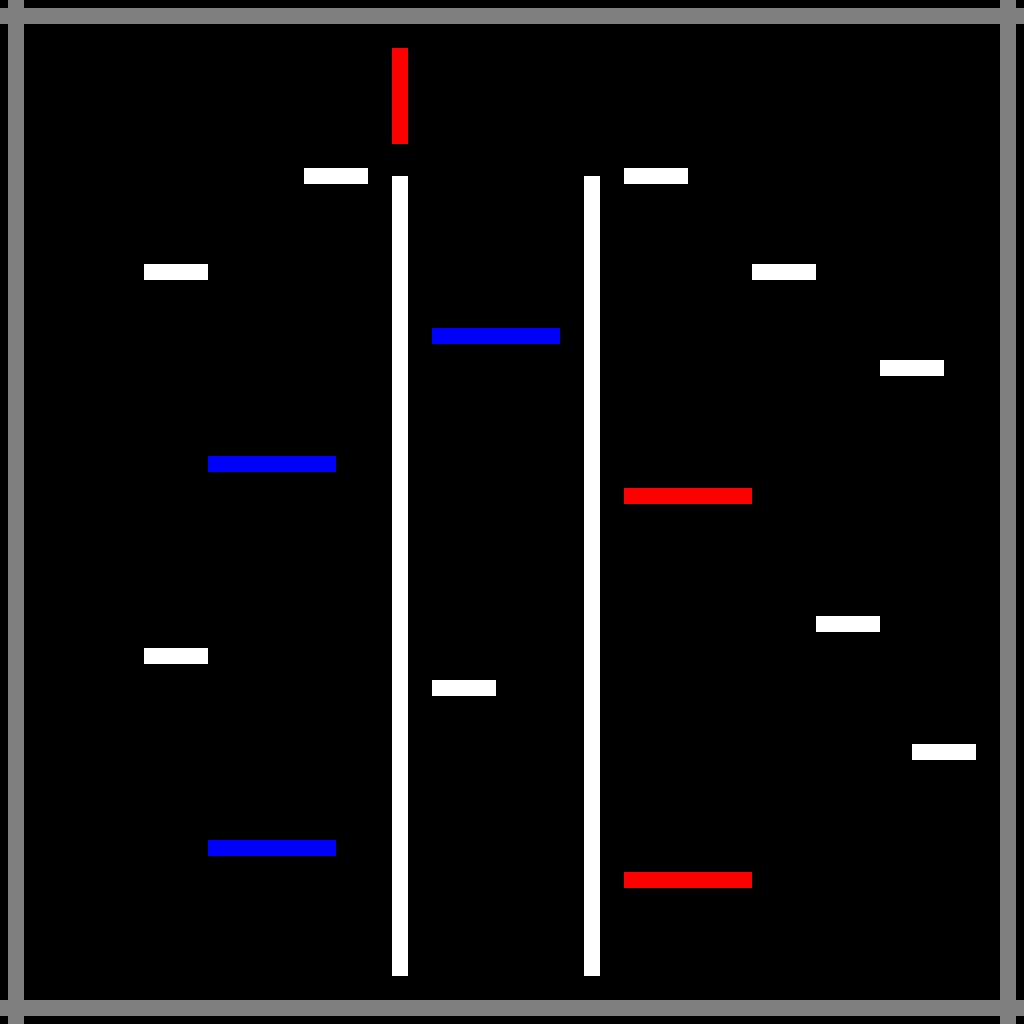

This game map was drawn from its Tiled (.tmx) file and the tilesets committed beside it. A one-line description and the trimmed map source follow:
An orthogonal 32x32 tile map with 32x32 px tiles, 3 tile layers (lifts, cables, platforms).

<map version="1.8" tiledversion="1.8.0" orientation="orthogonal" renderorder="right-down" width="32" height="32" tilewidth="32" tileheight="32" infinite="0" nextlayerid="4" nextobjectid="1">
 <tileset firstgid="1" name="tileset" tilewidth="32" tileheight="32" spacing="2" margin="1" tilecount="64" columns="8">
  <image source="tileset.png" width="272" height="272" />
 </tileset>
 <layer id="3" name="lifts" width="32" height="32">
  <data>[1024 cells, 0 non-empty, 0 distinct tile ids]</data>
 </layer>
 <layer id="2" name="cables" width="32" height="32">
  <data>[1024 cells, 1007 non-empty, 11 distinct tile ids]</data>
 </layer>
 <layer id="1" name="platforms" width="32" height="32">
  <data>[1024 cells, 1002 non-empty, 23 distinct tile ids]</data>
 </layer>
</map>